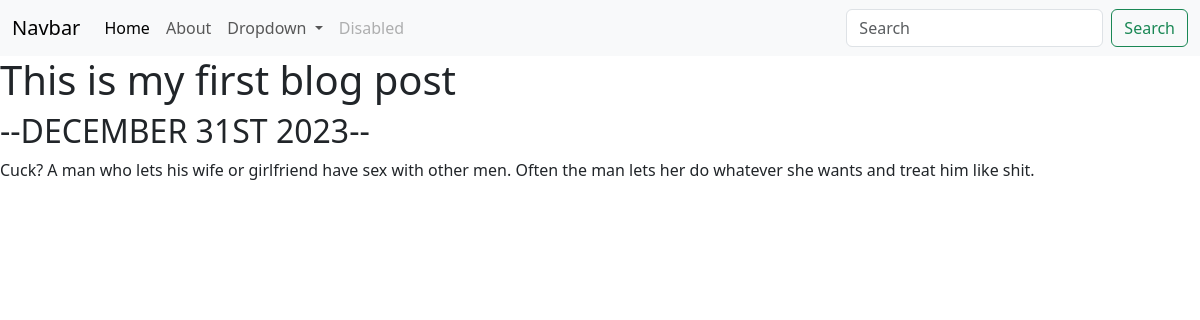
/blog1, run on the app's committed database.
### blog/models.py (models this page shows, shortened)
class Blog(models.Model):
    title = models.CharField(max_length=200)
    description = models.TextField()
    date = models.DateField()

### blog/views.py (the view)
# urls.py: path("<int:blog_id>", views.detail, name="detail"),
def detail(request, blog_id):
    blog = get_object_or_404(Blog, pk=blog_id)  # pk is primary key
    return render(request, "blog/detail.html", {"blog": blog})

### blog/templates/blog/detail.html
{% extends 'portfolio/base.html'%} {% block content %}
<!DOCTYPE html>
<h1>{{ blog.title }}</h1>
<h2>--{{ blog.date|date:'F jS Y' | upper }}--</h2>
<p>{{ blog.description | safe }}</p>
{% endblock %}

### data on the page
Blog: title "This is my first blog post", date "DECEMBER 31ST 2023", description "Cuck? A man who lets his wife or girlfriend have sex with other men. Often the man lets her do whatever she wants and treat him like shit."
